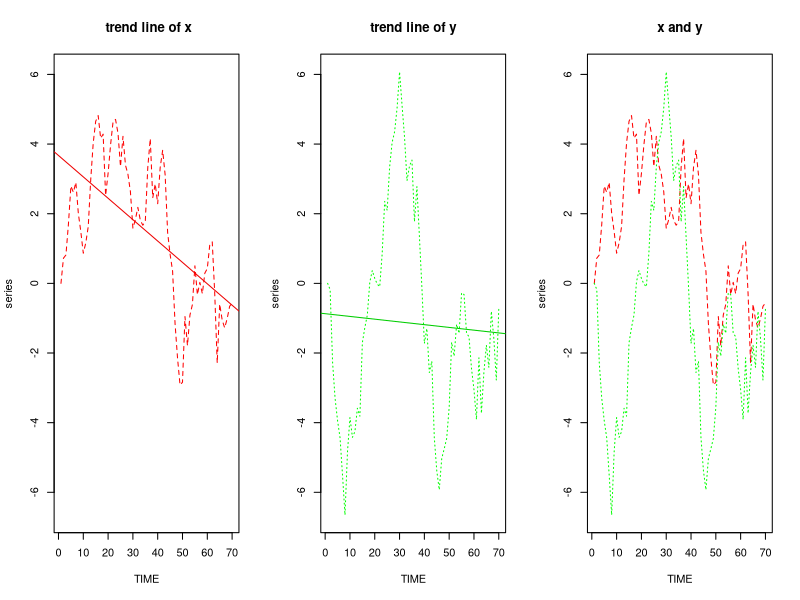
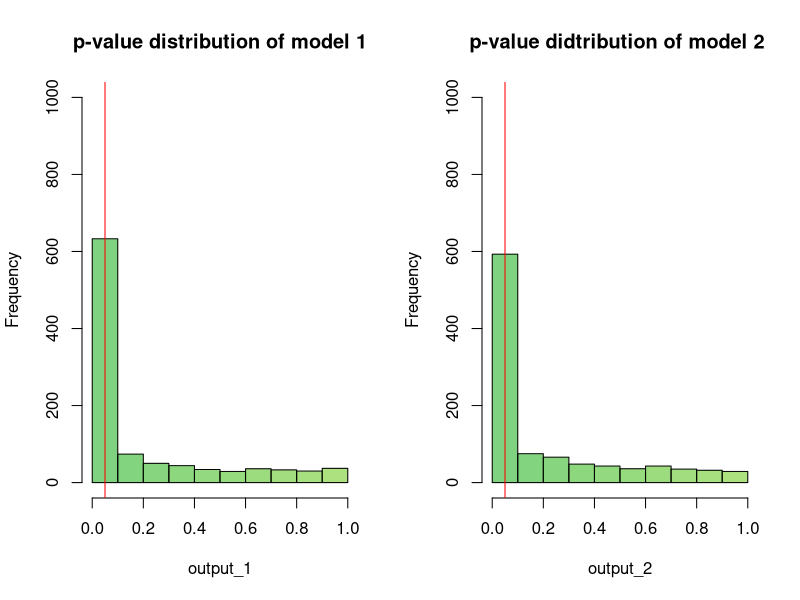
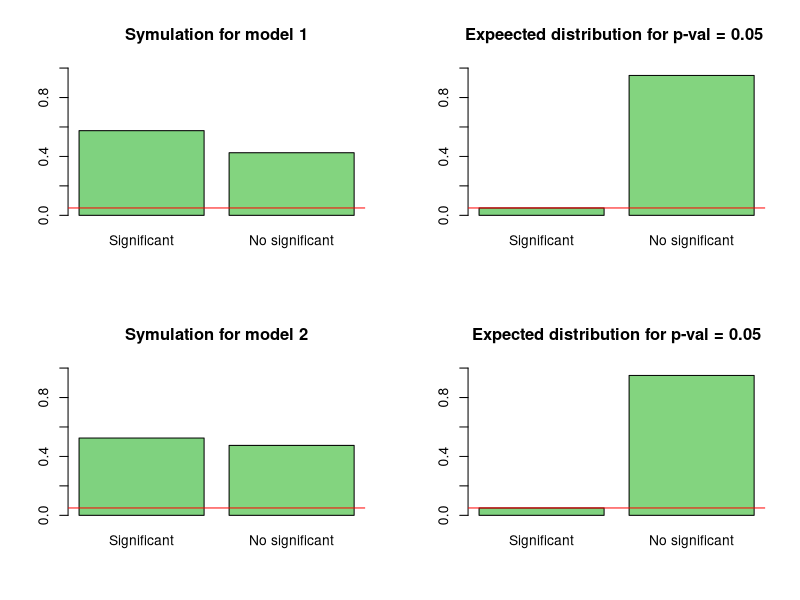

Generate these figures, in order, with R:
# function to generating a autoregressive processes:
# y (i) = a +  b * y (i-1) + e (i) ~ N [0,1]
# t - length of the series
# a - constant for a =! 0 drift
# b - autoregressive parameter  for b = 1 generate Random Walk

##### input function to memery ##########
########## start ################
ar1_ts <- function(t,a,b){ 
  x  <-  matrix(0, nrow = t, ncol = 1)   # creating empty matrix (vector [t X 1]) to input data   
  x[1,1]  <- a                          # entering a as the first value of series
  for(i in 2:t){                         # begining of the loop
    x[i,]  <- a + b*x[i-1,] +  rnorm(1)} 	
  return(x)} # returning a result as a vector. If there are more than one results, use the return( list (o1, o2, 03, ...)) 
            #https://www.datacamp.com/community/tutorials/functions-in-r-a-tutorial 

########## end ################



############ - you can run the code between # start # and # end # several times #########
########## start ################

ts_l <- 70
time <- 1:ts_l # time trend --> vector [ts_l X 1] 

a <- 0
b1<- 0.94
b2<- 0.97

x <- ar1_ts(t = ts_l,a = a, b = b1) # function call - parameters specified by sequence and (=) assignment
y <- ar1_ts(ts_l,a,b2) # function call -  only by sequence

max_axis <- max(x,y) #graphs parametres  --> axis  
min_axis <- min(x,y) 

# regresions 
mnk_m_1 <- lm(y~x)  # caling lienrar regresion OLS --> y_t = b0 + b1*x_t + e_t and creating the object mnk_m_1 containing regression results --> see environment
mnk_m_2 <- lm(x~y + time)
mnk_m_3 <- lm(x~y)

summary(mnk_m_1) # calling results of the OLS summary(object)
summary(mnk_m_2)
summary(mnk_m_3)

### graphs

par(mfrow = c(1, 3)) # creating panel of graphs [1X3]
### graph 1
plot(time,x, type = "l", lty=2, col = "red", xlab ="TIME", ylab ="series", ylim = c(min_axis,max_axis), main =" trend line of x") ## pol
abline(lm(x~time), col = "red2") 


### graph 2
plot(time,y, type = "l", col = "green", lty=3, xlab ="TIME", ylab ="series", ylim = c(min_axis,max_axis), main ="trend line of y") ## pol
abline(lm(y~time), col = "green3")

### graph 3
plot(time,x, type = "l",  lty=2,col = "red", xlab ="TIME", ylab ="series", ylim = c(min_axis,max_axis), main ="x and y") ## pol
lines(time,y, type = "l", lty=3, col = "green")

########## end ################

############ How to extract ols parameters --> select one by one and run  ###########
summary(mnk_m_1)$coefficients
summary(mnk_m_1)$coefficients[,4]
summary(mnk_m_1)$coefficients[,4][2] # p-value for b 
############ ###########

############  MC symulation #####################
########## start ##########################################

iter <- 1000 # number of iterations 

# model 1 
output_1 <- NULL
for(i in 1:iter){                       
  x    <- ar1_ts(ts_l,a=a,b = b1)
  y    <- ar1_ts(ts_l,a=a,b = b2)
  mnk_m <- lm(x~y)
  output_1[i] <- summary(mnk_m)$coefficients[,4][2]}	

# model 2 
output_2 <- NULL
for(i in 1:iter){                      
  x    <- ar1_ts(ts_l,a=a,b = b1)
  y    <- ar1_ts(ts_l,a=a,b = b2)
  time  <- 1:ts_l
  mnk_m <- lm(x~ y + time)
  output_2[i] <- summary(mnk_m)$coefficients[,4][2]  
}	
########## end ##########################################



### Distribution of p-value ##
########## start ##########################################

par(mfrow = c(1, 2)) # creating panel of graphs [1 X 2]
########### graph 1
hist(output_1, main = "p-value distribution of model 1", col = terrain.colors(40, alpha=0.5), ylim = c(0,iter))
abline(v = 0.05, col = "red" ) 
########### graph 2
hist(output_2, main = "p-value didtribution of model 2 ", col = terrain.colors(40, alpha=0.5), ylim = c(0,iter))
abline(v = 0.05, col = "red" ) 
########## end ##########################################


### Distributions of significant and non-significant resultss ##
########## start ##########################################

par(mfrow = c(2, 2)) # creating panel of graphs [2 X 2]

########### graph 1
barplot(c(length(output_1[output_1 < 0.05])/iter , length(output_1[output_1 >=0.05])/iter), 
        main = "Symulation for model 1", 
        names.arg=c("Significant", "No significant"), 
        col = terrain.colors(40, alpha=0.5),
        ylim = c(0,1))
abline(h = 0.05, col = "red" ) 

########### graph 2
barplot(c(0.05, 0.95), main = "Expeected distribution for p-val = 0.05 ", 
        names.arg=c("Significant", "No significant"), 
        col = terrain.colors(40, alpha=0.5),
        ylim = c(0,1))
abline(h = 0.05, col = "red" ) 

########### graph 3
barplot(c(length(output_2[output_2 < 0.05])/iter , length(output_2[output_2 >=0.05])/iter), 
        main = "Symulation for model 2", 
        names.arg=c("Significant", "No significant"), 
        col = terrain.colors(40, alpha=0.5),
        ylim = c(0,1))
abline(h = 0.05, col = "red" ) 

########### graph 4
barplot(c(0.05, 0.95)  ,main = "Expected distribution for p-val = 0.05", 
        names.arg=c("Significant", "No significant"), 
        col = terrain.colors(40, alpha=0.5),
        ylim = c(0,1))
abline(h = 0.05, col = "red" ) 
########## end ##########################################
